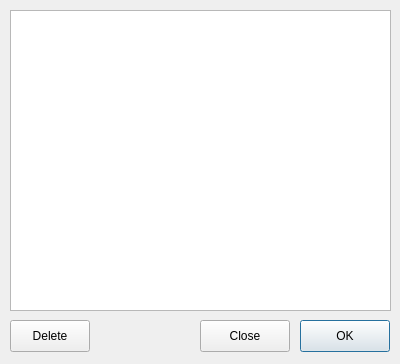
<?xml version="1.0" encoding="UTF-8"?>
<ui version="4.0">
 <class>BookmarksDlg</class>
 <widget class="QDialog" name="BookmarksDlg">
  <property name="geometry">
   <rect>
    <x>0</x>
    <y>0</y>
    <width>400</width>
    <height>364</height>
   </rect>
  </property>
  <property name="windowTitle">
   <string>Dialog</string>
  </property>
  <widget class="QPushButton" name="buttonDelete">
   <property name="geometry">
    <rect>
     <x>10</x>
     <y>320</y>
     <width>80</width>
     <height>32</height>
    </rect>
   </property>
   <property name="text">
    <string>Delete</string>
   </property>
  </widget>
  <widget class="QPushButton" name="buttonOK">
   <property name="geometry">
    <rect>
     <x>300</x>
     <y>320</y>
     <width>90</width>
     <height>32</height>
    </rect>
   </property>
   <property name="text">
    <string>OK</string>
   </property>
   <property name="default">
    <bool>true</bool>
   </property>
  </widget>
  <widget class="QPushButton" name="buttonClose">
   <property name="geometry">
    <rect>
     <x>200</x>
     <y>320</y>
     <width>90</width>
     <height>32</height>
    </rect>
   </property>
   <property name="text">
    <string>Close</string>
   </property>
  </widget>
  <widget class="QListWidget" name="listWidget">
   <property name="geometry">
    <rect>
     <x>10</x>
     <y>10</y>
     <width>381</width>
     <height>301</height>
    </rect>
   </property>
  </widget>
 </widget>
 <resources/>
 <connections>
  <connection>
   <sender>buttonDelete</sender>
   <signal>released()</signal>
   <receiver>BookmarksDlg</receiver>
   <slot>OnDeleteBookmark()</slot>
   <hints>
    <hint type="sourcelabel">
     <x>49</x>
     <y>335</y>
    </hint>
    <hint type="destinationlabel">
     <x>199</x>
     <y>181</y>
    </hint>
   </hints>
  </connection>
  <connection>
   <sender>buttonClose</sender>
   <signal>released()</signal>
   <receiver>BookmarksDlg</receiver>
   <slot>reject()</slot>
   <hints>
    <hint type="sourcelabel">
     <x>244</x>
     <y>335</y>
    </hint>
    <hint type="destinationlabel">
     <x>199</x>
     <y>181</y>
    </hint>
   </hints>
  </connection>
  <connection>
   <sender>buttonOK</sender>
   <signal>released()</signal>
   <receiver>BookmarksDlg</receiver>
   <slot>accept()</slot>
   <hints>
    <hint type="sourcelabel">
     <x>344</x>
     <y>335</y>
    </hint>
    <hint type="destinationlabel">
     <x>199</x>
     <y>181</y>
    </hint>
   </hints>
  </connection>
 </connections>
 <slots>
  <slot>OnDeleteBookmark()</slot>
 </slots>
</ui>
